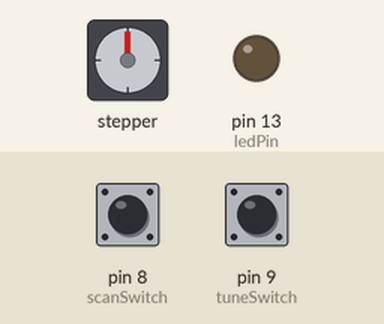
Recording of a sketch running on a simulated Arduino Uno, built with avr-gcc and run on an emulated ATmega328P. Shown: stepper motor, output pins drawn as LEDs (lit = HIGH). Wiring (inferred from the names in the program): stepper motor driver (200 steps per turn assumed): step pin 4; direction pin 5; enable pin 3. Dashed ring = blinking. The test bench sets the inputs (shaded band); at power-on: pin 8 (scanSwitch) LOW, pin 9 (tuneSwitch) LOW. Pins used as bus, display or sensor lines are not drawn.

Above: at 1.2 s.
1.3 s: pin 8 (scanSwitch) pulled HIGH for 1 s
At 3.4 s:
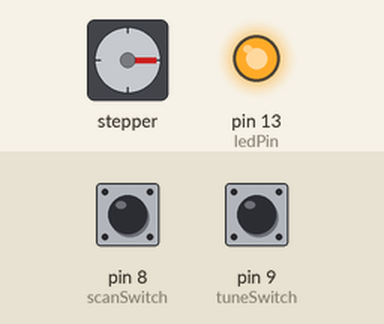
3.8 s: pin 9 (tuneSwitch) pulled HIGH for 3.2 s
At 7.4 s:
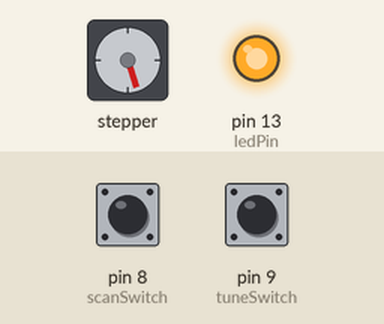
8.5 s: pin 8 (scanSwitch) pulled HIGH for 0.15 s
At 9.4 s:
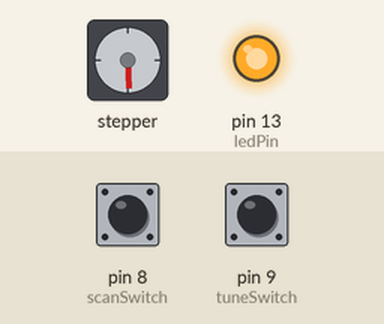
10.1 s: pin 9 (tuneSwitch) pulled HIGH for 1 s
At 10.25 s:
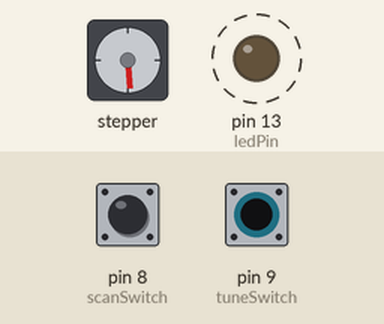
12.6 s: pin 8 (scanSwitch) pulled HIGH for 0.15 s
At 13.8 s:
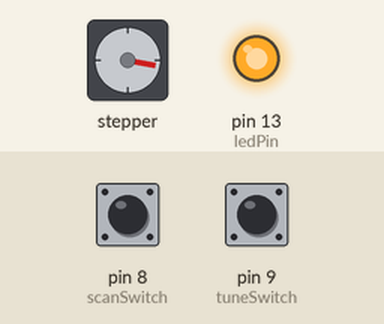
14.2 s: pin 8 (scanSwitch) pulled HIGH for 3.2 s
At 17.8 s:
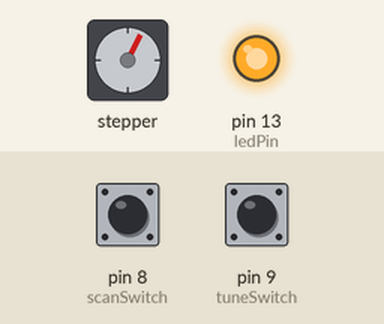
Timing chart, 0 to 19.3 s (numbered marks = the images above; inputs shaded):
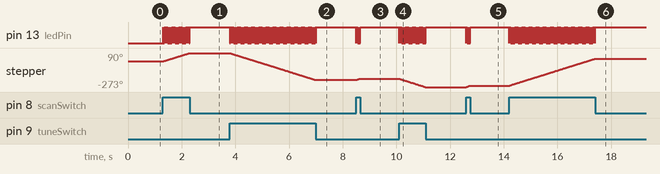

Measured:
- after the input at 1.3 s, pin 13 (ledPin): alternates HIGH for 0.01 s and LOW for 0.01 s, 99 changes in all, then stays HIGH, starting at once; stepper: turns 90° clockwise in 0.98 s, starting at once
- after the input at 3.8 s, pin 13 (ledPin): alternates HIGH for 0.01 s and LOW for 0.01 s, 320 changes in all, then stays HIGH, starting at once; stepper: turns 288° counter-clockwise in 3.2 s, starting at once
- after the input at 8.5 s, pin 13 (ledPin): alternates HIGH for 0.01 s and LOW for 0.01 s, 16 changes in all, then stays HIGH, starting at once; stepper: turns 15° clockwise in 0.14 s, starting at once
- after the input at 10.1 s, pin 13 (ledPin): alternates HIGH for 0.01 s and LOW for 0.01 s, 100 changes in all, then stays HIGH, starting at once; stepper: turns 90° counter-clockwise in 0.98 s, starting at once
- after the input at 12.6 s, pin 13 (ledPin): alternates HIGH for 0.01 s and LOW for 0.01 s, 16 changes in all, then stays HIGH, starting at once; stepper: turns 14° clockwise in 0.14 s, starting at once
- after the input at 14.2 s, pin 13 (ledPin): alternates HIGH for 0.01 s and LOW for 0.01 s, 320 changes in all, then stays HIGH, starting at once; stepper: turns 287° clockwise in 3.2 s, starting at once

The sketch:

biDirectionalStepper.ino
```cpp
const int enablePin = 3;
const int stepPin = 4;
const int dirPin = 5;
const int scanSwitch = 8;
const int tuneSwitch = 9;
const int ledPin = 13;
int tuneState = 0;
int scanState = 0;


void setup() {

  pinMode(stepPin, OUTPUT);
  pinMode(enablePin, OUTPUT);
  pinMode(dirPin, OUTPUT);
  pinMode(ledPin, OUTPUT);
  pinMode(tuneSwitch, INPUT);
  pinMode(scanSwitch, INPUT);

}

void Tunning(int Delay, int Rotation){
  digitalWrite(enablePin, LOW);
  for(int i = 0; i < Rotation; i++) {
    digitalWrite(stepPin, HIGH);
    digitalWrite(ledPin, LOW);
    delayMicroseconds(Delay);
    digitalWrite(stepPin, LOW);
    digitalWrite(ledPin, HIGH);
    delayMicroseconds(Delay);
  }
}

void loop() {
  digitalWrite(enablePin, HIGH);
  tuneState = digitalRead(tuneSwitch);
  scanState = digitalRead(scanSwitch);
  if(tuneState == HIGH){
    digitalWrite(dirPin, LOW);
    Tunning(10000,1);

  }

  if(scanState == HIGH) {
    digitalWrite(dirPin, HIGH);
    Tunning(10000,1);
  }

}
```
